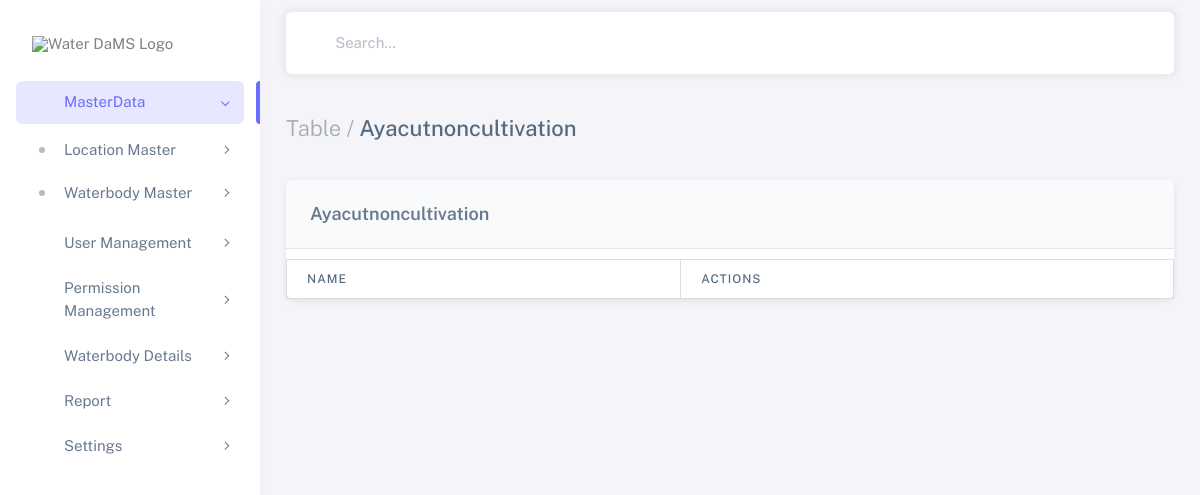
The app's page /ayacut-non-cultivation/, older data.
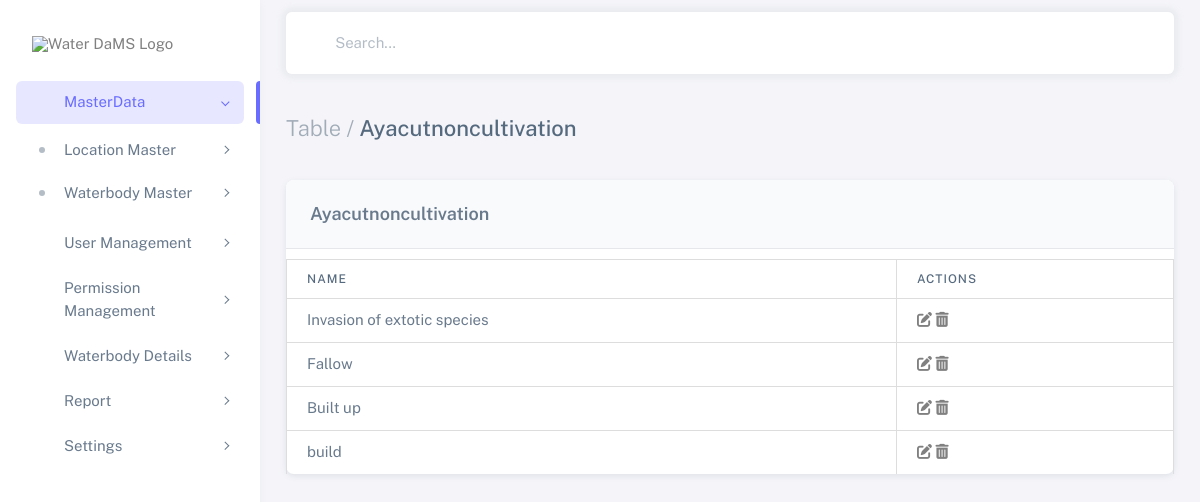
The same page, newer data.
### waterbodies_app/models.py (models this page shows, shortened)
class AyacutNonCultivation(models.Model):
    name = models.CharField(max_length=255)

### waterbodies_app/views.py (the view)
# urls.py: path('ayacut-non-cultivation/', views.ayacut_non_cultivation_list, name='ayacut_non_cultivation_list'),
def ayacut_non_cultivation_list(request):
    items = AyacutNonCultivation.objects.all()
    return render(request, 'ayacut_non_cultivation_list.html', {'items': items})

### templates/ayacut_non_cultivation_list.html (shortened to what this page needs)
<!DOCTYPE html>
{%load static%}
<html
class="light-style layout-menu-fixed layout-compact"
dir="ltr"
data-theme="theme-default"
data-assets-path="{% static 'assets/' %}"
data-template="vertical-menu-template-free">
<!DOCTYPE html>
<html lang="en" class="light-style layout-wide customizer-hide" dir="ltr" data-theme="theme-default">
<head>
    {% load static %}
    <link rel="stylesheet" href="{% static 'assets/vendor/fonts/boxicons.css' %}"/>
    <link rel="stylesheet" href="https://cdnjs.cloudflare.com/ajax/libs/font-awesome/6.5.2/css/all.min.css">
    <link rel="stylesheet" href="{% static 'assets/vendor/css/core.css' %}" class="template-customizer-core-css"/>
    <link rel="stylesheet" href="{% static 'assets/vendor/css/theme-default.css' %}" class="template-customizer-theme-css"/>
    <link rel="stylesheet" href="{% static 'assets/css/demo.css' %}"/>
    <link rel="stylesheet" href="{% static 'assets/vendor/libs/perfect-scrollbar/perfect-scrollbar.css' %}"/>
    <link rel="stylesheet" href="{% static 'assets/vendor/css/pages/page-auth.css' %}"/>
</head>
  <body>
    <div class="layout-wrapper layout-content-navbar">
      <div class="layout-container">
        <aside id="layout-menu" class="layout-menu menu-vertical menu bg-menu-theme">
          <div class="app-brand demo">
            <a href="" class="app-brand-link">
              <span class="app-brand-logo demo">
                <img src="{% static 'image/waterdams.png' %}" alt="Water DaMS Logo" style="width: 150px; height: auto;">
              </span>
            </a>
          </div>
          <ul class="menu-inner py-1">
            <li class="menu-item active open">
              <a href="javascript:void(0);" class="menu-link menu-toggle">
                <i class="menu-icon tf-icons bx bx-home-circle"></i>
                <div data-i18n="Dashboards">MasterData</div>
              </a>
              <ul class="menu-sub">
                <li class="menu-item has-submenu">
                  <a href="javascript:void(0);" class="menu-link menu-toggle">
                    <div data-i18n="CRM">Location Master</div>
                  </a>
                </li>
                <li class="menu-item has-submenu">
                  <a href="javascript:void(0);" class="menu-link menu-toggle">
                    <div data-i18n="Academy">Waterbody Master</div>
                  </a>
                </li>
              </ul>
            </li>
            <li class="menu-item">
              <a href="javascript:void(0);" class="menu-link menu-toggle">
                <i class="menu-icon tf-icons bx bx-user"></i>
                <div data-i18n="Layouts">User Management</div>
              </a>
            </li>
            <li class="menu-item">
              <a href="javascript:void(0);" class="menu-link menu-toggle">
                <i class="menu-icon tf-icons bx bx-shield"></i>
                <div data-i18n="Layouts">Permission Management</div>
              </a>
            </li>
            <li class="menu-item">
              <a href="javascript:void(0);" class="menu-link menu-toggle">
                <i class="menu-icon tf-icons bx bx-water"></i>
                <div data-i18n="Layouts">Waterbody Details</div>
              </a>
            </li>
            <li class="menu-item">
              <a href="javascript:void(0);" class="menu-link menu-toggle">
                <i class="menu-icon tf-icons bx bx-shield"></i>
                <div data-i18n="Layouts">Report</div>
              </a>
            </li>
            <li class="menu-item">
              <a href="javascript:void(0);" class="menu-link menu-toggle">
                <i class="menu-icon tf-icons bx bx-file"></i>
                <div data-i18n="Layouts">Settings</div>
              </a>
            </li>
          </ul>
        </aside>
        <div class="layout-page">
          <nav
            class="layout-navbar container-xxl navbar navbar-expand-xl navbar-detached align-items-center bg-navbar-theme"
            id="layout-navbar">
            <div class="navbar-nav-right d-flex align-items-center" id="navbar-collapse">
              <div class="navbar-nav align-items-center">
                <div class="nav-item d-flex align-items-center">
                  <i class="bx bx-search fs-4 lh-0"></i>
                  <input
                    type="text"
                    class="form-control border-0 shadow-none ps-1 ps-sm-2"
                    placeholder="Search..."
                    aria-label="Search..." />
                </div>
              </div>
            </div>
          </nav>
          <div class="content-wrapper">
            <div class="container-xxl flex-grow-1 container-p-y">
              <h4 class="py-3 mb-4"><span class="text-muted fw-light">Table /</span> Ayacutnoncultivation</h4>
              <div class="card">
                <h5 class="card-header">Ayacutnoncultivation</h5>
                <div class="table-responsive text-nowrap">
                  <table class="table">
                    <thead>
                        <tr class="text-nowrap">
                            <th>Name</th>
                            <th>Actions</th>
                        </tr>
                    </thead>
                    <tbody class="table-border-bottom-0">
                        {% for item in items %}
                        <tr>
                            <td>{{ item.name }}</td>
                            <td>
                                <a href="javascript:void(0)" class="edit-item" data-id="{{ item.id }}" data-name="{{ item.name }}">
                                    <i class="fas fa-edit"></i>
                                </a>
                                <a href="javascript:void(0)" class="delete-item" data-id="{{ item.id }}" data-name="{{ item.name }}">
                                    <i class="fas fa-trash-alt"></i>
                                </a>
                            </td>
                        </tr>
                        {% endfor %}
                    </tbody>
                </table>
                </div>
            </div>
          </div>
        </div>
      </div>
    </div>
  </body>
</html>

### static/assets/css/demo.css (style rules this page uses)
.menu .app-brand.demo { height: 64px; margin-top: 12px; }
.card-header { font-weight: 600; background-color: #f8fafc; border-bottom: 1px solid #e5e7eb; }
table { width: 100%; border-collapse: collapse; margin-top: 10px; }
th, td { padding: 12px; border: 1px solid #ddd; text-align: left; }
th { background-color: #f4f4f4; }

Row changes from the older to the newer data that the page shows:
added AyacutNonCultivation: name "Invasion of extotic species"
added AyacutNonCultivation: name "Fallow"
added AyacutNonCultivation: name "Built up"
added AyacutNonCultivation: name "build"
